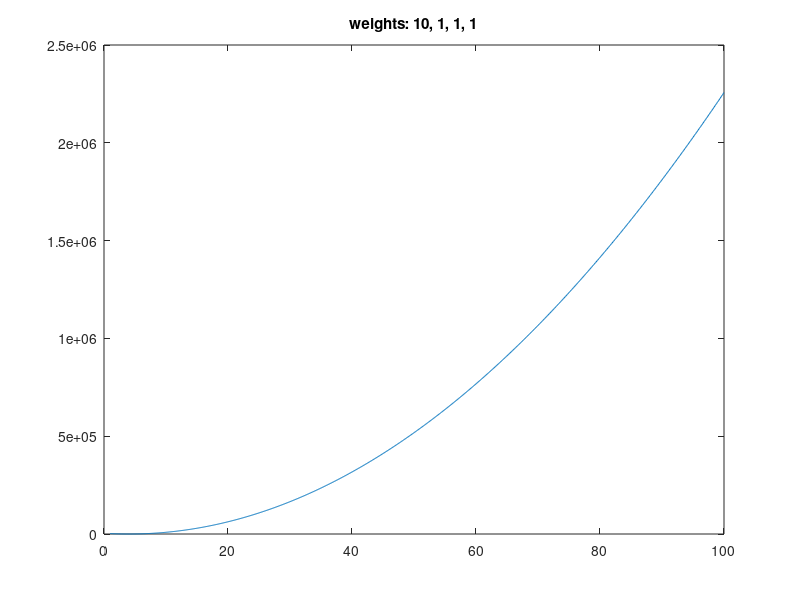

This chart was generated by the following MATLAB code:
%% gearRatioOpt.m
% Author: Dan Lynch
% Start Date: 2-14-2018

%% Description
% Find the optimal gear ratio that:
%   maximizes output torque
%   maximizes torque density
%   maximizes backdrivability
%   drives the ratio of reflected inertia to motor inertia to 1 (ideal)

%% main function
function gearRatioOpt
    close all;
    clear;
    clc;
    
    %% Global variables
    global inputTorque;
    global motorInertia;
    global loadInertia;
    global motorMass;

    global outputTorqueWeight;
    global torqueDensityWeight;
    global backdrivabilityWeight;
    global inertiaRatioWeight;

    %% Constants
    inputTorque = 4.94; % Nm
    motorInertia = 3060*(1/1000)*(1/100)^2;
    loadInertia = 0.0001;
    motorMass = 1; % kg

    %% User-defined weights
    outputTorqueWeight = 10;
    torqueDensityWeight = 1;
    backdrivabilityWeight = 1;
    inertiaRatioWeight = 1;
    
    %% Variable being optimized: gear ratio
    N = linspace(1,100,1000);
    
    %% output
    output = zeros(1,length(N));
    for i = 1:length(N)
        output(i) = objectiveFunction(N(i));
    end
    
    [minimum, minimizer] = min(output);
    minN = N(minimizer);
    
    fprintf('Optimal gear ratio:\t%f\n',minN);
    fprintf('Optimum:\t\t%f\n',minimum);
    fprintf('\n');
    fprintf('Output torque:\t\t%f\n',outputTorque(inputTorque, minN))
    fprintf('Torque Density:\t\t%f\n',torqueDensity(inputTorque,minN))
    fprintf('Backdrivability:\t%f\n',backdrivability(minN))
    fprintf('Inertia Ratio:\t\t%f\n',inertiaRatio(minN,motorInertia,loadInertia))
    fprintf('\n')
    
    %% plot
    plot(N,output);
    title(['weights: ',num2str(outputTorqueWeight),', ',...
        num2str(torqueDensityWeight),', ',num2str(backdrivabilityWeight),...
        ', ',num2str(inertiaRatioWeight)]);
end

%% Objective function
function J = objectiveFunction(gearRatio)
    global inputTorque;
    global motorInertia;
    global loadInertia;

    global outputTorqueWeight;
    global torqueDensityWeight;
    global backdrivabilityWeight;
    global inertiaRatioWeight;
    
    J = outputTorqueWeight*(20 - outputTorque(inputTorque, gearRatio))^2 ...
        + torqueDensityWeight*(1/torqueDensity(inputTorque,gearRatio))^2 ...
        + backdrivabilityWeight*(1/backdrivability(gearRatio))^2 ...
        + inertiaRatioWeight*(1 - inertiaRatio(gearRatio,motorInertia,loadInertia))^2;
    
end

%% calculate output torque
function Tout = outputTorque(Tin, N)
    Tout = Tin*N;
end

%% calculate torque density
function Td = torqueDensity(Tin,N)
    global motorMass;
    Tout = outputTorque(Tin,N);
    GM = gearMass(N);
    Td = Tout/(GM + motorMass);
end

%% calculate backdrivability
function B = backdrivability(N)
    B = 1/N;
end

%% calculate ratio of motor inertia to reflected inertia
function IR = inertiaRatio(N,Jm,Jl)
    reflectedInertia = Jl*(N^2); %  motor inertia reflected through gearing
    IR = Jm/reflectedInertia;
end

%% calculate gearhead mass
function GM = gearMass(N)
    kg_per_N = 0.0064; % very hand-wavey, based on Maxon 223081, 223084, 223090
    GM = kg_per_N*N;
end